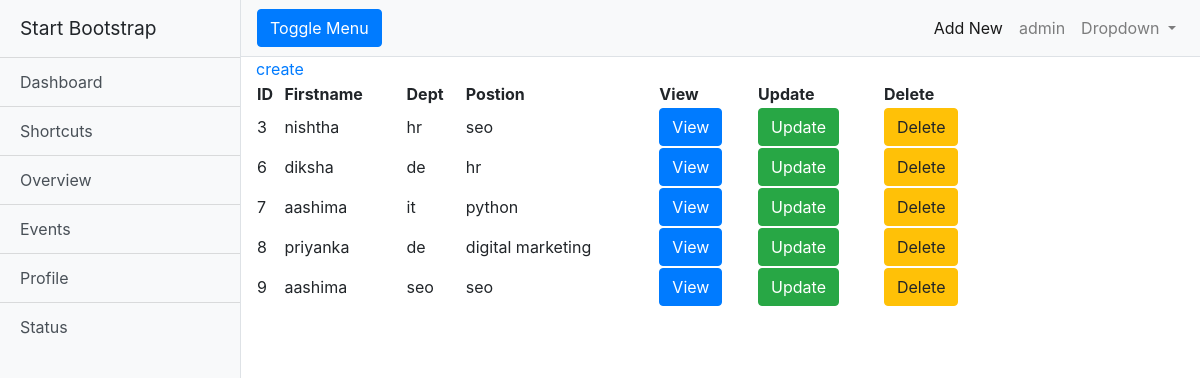
The app's page / (signed in) with its own data.
### core/models.py (models this page shows, shortened)
class Employee(models.Model):
    dept=models.ForeignKey(Dept,on_delete=models.CASCADE)
    First_name=models.CharField(max_length=30)
    emp_desg=models.CharField(max_length=50)
    objects=models.Manager()

class Dept(models.Model):
    Dept_name=models.CharField(max_length=20)
    def __str__(self):
        return self.Dept_name

### core/views.py (the view)
# urls.py: path('',indr,name="indr"),
@login_required()
def indr(request):
    templates='core/vm.html'
    ob=Employee.objects.all()
    context={
        "a":ob
    }
    return render(request,templates,context)

### templates/core/vm.html
{% extends 'core/base.html' %}
{% block content %}
<a href="{% url 'emp_create' %}">create</a>
<table style="width:80%">
<thead>
  <tr>
     <th>ID</th>
     <th>Firstname</th>
     <th>Dept</th>
     <th>Postion</th>
     <th>View</th>
     <th>Update</th>
     <th>Delete</th>
  </tr>
</thead>
<tbody>
  {% for a in a %}
  <tr>
  <td>{{a.id}}</td>
  <td>{{a.First_name}}</td>
  <td>{{a.dept}}</td>
  <td>{{a.emp_desg}}</td>
  <td><a class="btn btn-primary" href="/empdetail/{{a.pk}}">View</a></td>
  <td><a class="btn btn-success" href="/empdetail/update/{{a.pk}}">Update</a></td>
  <td><a class="btn btn-warning" href="/empdetail/delete/{{a.pk}}">Delete</a></td>
  </tr>
     {% endfor %}
</tbody>
</table>
</body>
{% endblock %}

### templates/core/base.html (shortened to what this page needs)
<!DOCTYPE html>
<html lang="en">
<head>
{% load static %}
  <link href="{% static 'core/vendor/bootstrap/css/bootstrap.min.css' %}" rel="stylesheet">
  <link href="{% static 'core/css/simple-sidebar.css' %}" rel="stylesheet">
</head>
<body>
  <div class="d-flex" id="wrapper">
    <div class="bg-light border-right" id="sidebar-wrapper">
      <div class="sidebar-heading">Start Bootstrap </div>
      <div class="list-group list-group-flush">
        <a href="#" class="list-group-item list-group-item-action bg-light">Dashboard</a>
        <a href="#" class="list-group-item list-group-item-action bg-light">Shortcuts</a>
        <a href="#" class="list-group-item list-group-item-action bg-light">Overview</a>
        <a href="#" class="list-group-item list-group-item-action bg-light">Events</a>
        <a href="#" class="list-group-item list-group-item-action bg-light">Profile</a>
        <a href="#" class="list-group-item list-group-item-action bg-light">Status</a>
      </div>
    </div>
    <div id="page-content-wrapper">
      <nav class="navbar navbar-expand-lg navbar-light bg-light border-bottom">
        <button class="btn btn-primary" id="menu-toggle">Toggle Menu</button>
        <div class="collapse navbar-collapse" id="navbarSupportedContent">
          <ul class="navbar-nav ml-auto mt-2 mt-lg-0">
            <li class="nav-item active">
              <a class="nav-link" href="{% url 'emp_create'%}">Add New <span class="sr-only">(current)</span></a>
            </li>
            <li class="nav-item">
              <a class="nav-link" href="#">{{user.username}}</a>
            </li>
            <li class="nav-item dropdown">
              <a class="nav-link dropdown-toggle" href="#" id="navbarDropdown" role="button" data-toggle="dropdown" aria-haspopup="true" aria-expanded="false">
                Dropdown
              </a>
            </li>
          </ul>
        </div>
      </nav>
      <div class="container-fluid">
        {% block content %}
        {% endblock %}
</body>
</html>

### core/static/core/css/simple-sidebar.css (style rules this page uses)
body { overflow-x: hidden; }
#sidebar-wrapper { min-height: 100vh; margin-left: -15rem; -webkit-transition: margin .25s ease-out; -moz-transition: margin .25s ease-out; -o-transition: margin .25s ease-out; transition: margin .25s ease-out; }
#sidebar-wrapper .sidebar-heading { padding: 0.875rem 1.25rem; font-size: 1.2rem; }
#sidebar-wrapper .list-group { width: 15rem; }
#page-content-wrapper { min-width: 100vw; }
@media (min-width: 768px) { #sidebar-wrapper { margin-left: 0; } }
@media (min-width: 768px) { #page-content-wrapper { min-width: 0; width: 100%; } }

### records on screen
Employee: id "3", First_name "nishtha", dept "hr", emp_desg "seo"
Employee: id "6", First_name "diksha", dept "de", emp_desg "hr"
Employee: id "7", First_name "aashima", dept "it", emp_desg "python"
Employee: id "8", First_name "priyanka", dept "de", emp_desg "digital marketing"
Employee: id "9", First_name "aashima", dept "seo", emp_desg "seo"

### other values on screen
{{ user.username }} "admin"
